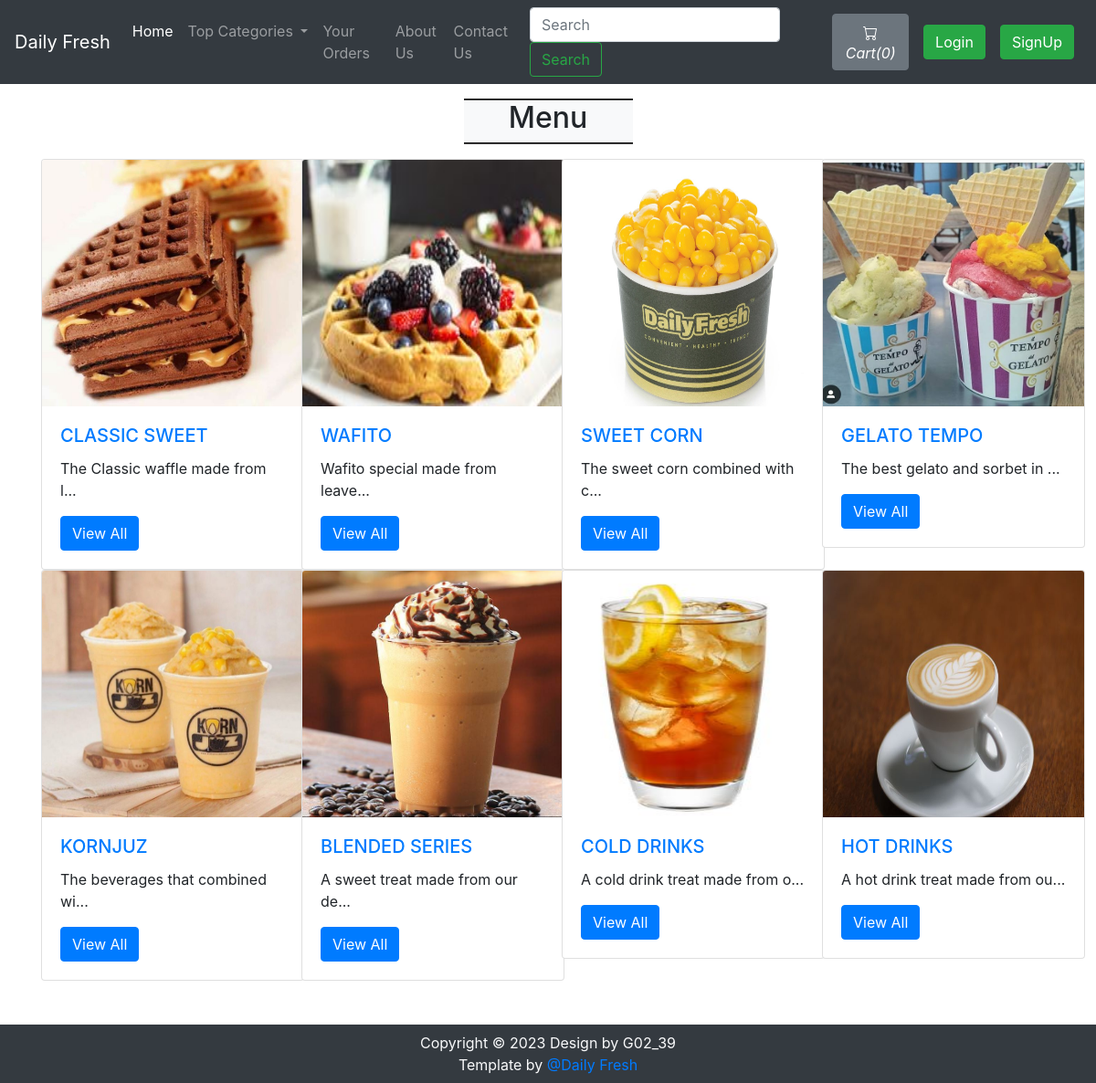
The page / on the database its author committed.
### tables this page shows
CREATE TABLE `sitedetail` (
  `tempId` int(11) NOT NULL,
  `systemName` varchar(21) NOT NULL,
  `email` varchar(35) NOT NULL,
  `contact1` bigint(21) NOT NULL,
  `contact2` bigint(21) DEFAULT NULL COMMENT 'Optional',
  `address` text NOT NULL,
  `dateTime` datetime NOT NULL DEFAULT current_timestamp()
);

CREATE TABLE `categories` (
  `categorieId` int(12) NOT NULL,
  `categorieName` varchar(255) NOT NULL,
  `categorieDesc` text NOT NULL,
  `categorieCreateDate` datetime NOT NULL DEFAULT current_timestamp()
);

### index.php (the view, shortened to what this page needs)
<!doctype html>
<html lang="en">
  <head>
    <link rel="stylesheet" href="https://stackpath.bootstrapcdn.com/bootstrap/4.4.1/css/bootstrap.min.css">
    <link rel="stylesheet" href="https://use.fontawesome.com/releases/v5.8.2/css/all.css">
  </head>
<body>
  <?php include 'partials/_dbconnect.php';?>
  <?php require 'partials/_nav.php' ?>
  <div class="container my-3 mb-5">
    <div class="col-lg-2 text-center bg-light my-3" style="margin:auto;border-top: 2px groove black;border-bottom: 2px groove black;">
      <h2 class="text-center">Menu </h2>
    </div>
    <div class="row">
      <?php
        $sql = "SELECT * FROM `categories`";
        $result = mysqli_query($conn, $sql);
        while($row = mysqli_fetch_assoc($result)){
          $id = $row['categorieId'];
          $cat = $row['categorieName'];
          $desc = $row['categorieDesc'];
          echo '<div class="col-xs-3 col-sm-3 col-md-3">
                  <div class="card" style="width: 18rem;">
                    <img src="img/card-'.$id. '.jpg" class="card-img-top" alt="image for this category" width="249px" height="270px">
                    <div class="card-body">
                      <h5 class="card-title"><a href="viewPizzaList.php?catid=' . $id . '">' . $cat . '</a></h5>
                      <p class="card-text">' . substr($desc, 0, 30). '... </p>
                      <a href="viewPizzaList.php?catid=' . $id . '" class="btn btn-primary">View All</a>
                    </div>
                  </div>
                </div>';
        }
      ?>
    </div>
  </div>
    <?php require 'partials/_footer.php' ?>
</body>
</html>

### partials/_nav.php (shortened to what this page needs)
<?php
if(isset($_SESSION['loggedin']) && $_SESSION['loggedin']==true){
  $loggedin= true;
  $userId = $_SESSION['userId'];
  $username = $_SESSION['username'];
}
else{
  $loggedin = false;
  $userId = 0;
}
$sql = "SELECT * FROM `sitedetail`";
$result = mysqli_query($conn, $sql);
$row = mysqli_fetch_assoc($result);
$systemName = $row['systemName'];
echo '<nav class="navbar navbar-expand-lg navbar-dark bg-dark">
      <a class="navbar-brand" href="index.php">'.$systemName.'</a>
      <button class="navbar-toggler" type="button" data-toggle="collapse" data-target="#navbarSupportedContent" aria-controls="navbarSupportedContent" aria-expanded="false" aria-label="Toggle navigation">
        <span class="navbar-toggler-icon"></span>
      </button>
      <div class="collapse navbar-collapse" id="navbarSupportedContent">
        <ul class="navbar-nav mr-auto">
          <li class="nav-item active">
            <a class="nav-link" href="index.php">Home <span class="sr-only">(current)</span></a>
          </li>
          <li class="nav-item dropdown">
            <a class="nav-link dropdown-toggle" href="#" id="navbarDropdown" role="button" data-toggle="dropdown" aria-haspopup="true" aria-expanded="false">
              Top Categories
            </a>
            <div class="dropdown-menu" aria-labelledby="navbarDropdown">';
            echo '</div>
          </li>
          <li class="nav-item">
            <a class="nav-link" href="viewOrder.php">Your Orders</a>
          </li>
          <li class="nav-item">
            <a class="nav-link" href="about.php">About Us</a>
          </li>
          <li class="nav-item">
            <a class="nav-link" href="contact.php">Contact Us</a>
          </li>
        </ul>
        <form method="get" action="/DailyFreshOrderingSystem/search.php" class="form-inline my-2 my-lg-0 mx-3">
          <input class="form-control mr-sm-2" type="search" name="search" id="search" placeholder="Search" aria-label="Search" required>
          <button class="btn btn-outline-success my-2 my-sm-0" type="submit">Search</button>
        </form>';
        $countsql = "SELECT SUM(`itemQuantity`) FROM `viewcart` WHERE `userId`=$userId";
        $countresult = mysqli_query($conn, $countsql);
        $countrow = mysqli_fetch_assoc($countresult);
        $count = $countrow['SUM(`itemQuantity`)'];
        if(!$count) {
          $count = 0;
        }
        echo '<a href="viewCart.php"><button type="button" class="btn btn-secondary mx-2" title="MyCart">
          <svg xmlns="img/cart.svg" width="16" height="16" fill="currentColor" class="bi bi-cart" viewBox="0 0 16 16">
            <path d="M0 1.5A.5.5 0 0 1 .5 1H2a.5.5 0 0 1 .485.379L2.89 3H14.5a.5.5 0 0 1 .491.592l-1.5 8A.5.5 0 0 1 13 12H4a.5.5 0 0 1-.491-.408L2.01 3.607 1.61 2H.5a.5.5 0 0 1-.5-.5zM3.102 4l1.313 7h8.17l1.313-7H3.102zM5 12a2 2 0 1 0 0 4 2 2 0 0 0 0-4zm7 0a2 2 0 1 0 0 4 2 2 0 0 0 0-4zm-7 1a1 1 0 1 1 0 2 1 1 0 0 1 0-2zm7 0a1 1 0 1 1 0 2 1 1 0 0 1 0-2z"/>
          </svg>
          <i class="bi bi-cart">Cart(' .$count. ')</i>
        </button></a>';
        if($loggedin){
          echo '<ul class="navbar-nav mr-2">
            <li class="nav-item dropdown">
              <a class="nav-link dropdown-toggle" href="#" id="navbarDropdown" role="button" data-toggle="dropdown"> Welcome ' .$username. '</a>
              <div class="dropdown-menu" aria-labelledby="navbarDropdown">
                <a class="dropdown-item" href="partials/_logout.php">Logout</a>
              </div>
            </li>
          </ul>
          <div class="text-center image-size-small position-relative">
            <a href="viewProfile.php"><img src="img/person-' .$userId. '.jpg" class="rounded-circle" onError="this.src = \'img/profilePic.jpg\'" style="width:40px; height:40px"></a>
          </div>';
        }
        else {
          echo '
          <button type="button" class="btn btn-success mx-2"  data-toggle="modal" data-target="#loginModal">Login</button>
          <button type="button" class="btn btn-success mx-2"  data-toggle="modal" data-target="#signupModal">SignUp</button>';
        }
  echo '</div>
    </nav>';
?>

### rows shown on the page
sitedetail: systemName "Daily Fresh"
categories: shows a picture, categorieName "CLASSIC SWEET", categorieDesc "The Classic waffle made from l"
categories: shows a picture, categorieName "WAFITO", categorieDesc "Wafito special made from leave"
categories: shows a picture, categorieName "SWEET CORN", categorieDesc "The sweet corn combined with c"
categories: shows a picture, categorieName "GELATO TEMPO", categorieDesc "The best gelato and sorbet in"
categories: shows a picture, categorieName "KORNJUZ", categorieDesc "The beverages that combined wi"
categories: shows a picture, categorieName "BLENDED SERIES", categorieDesc "A sweet treat made from our de"
categories: shows a picture, categorieName "COLD DRINKS", categorieDesc "A cold drink treat made from o"
categories: shows a picture, categorieName "HOT DRINKS", categorieDesc "A hot drink treat made from ou"

### other values the page prints
$count "0"
